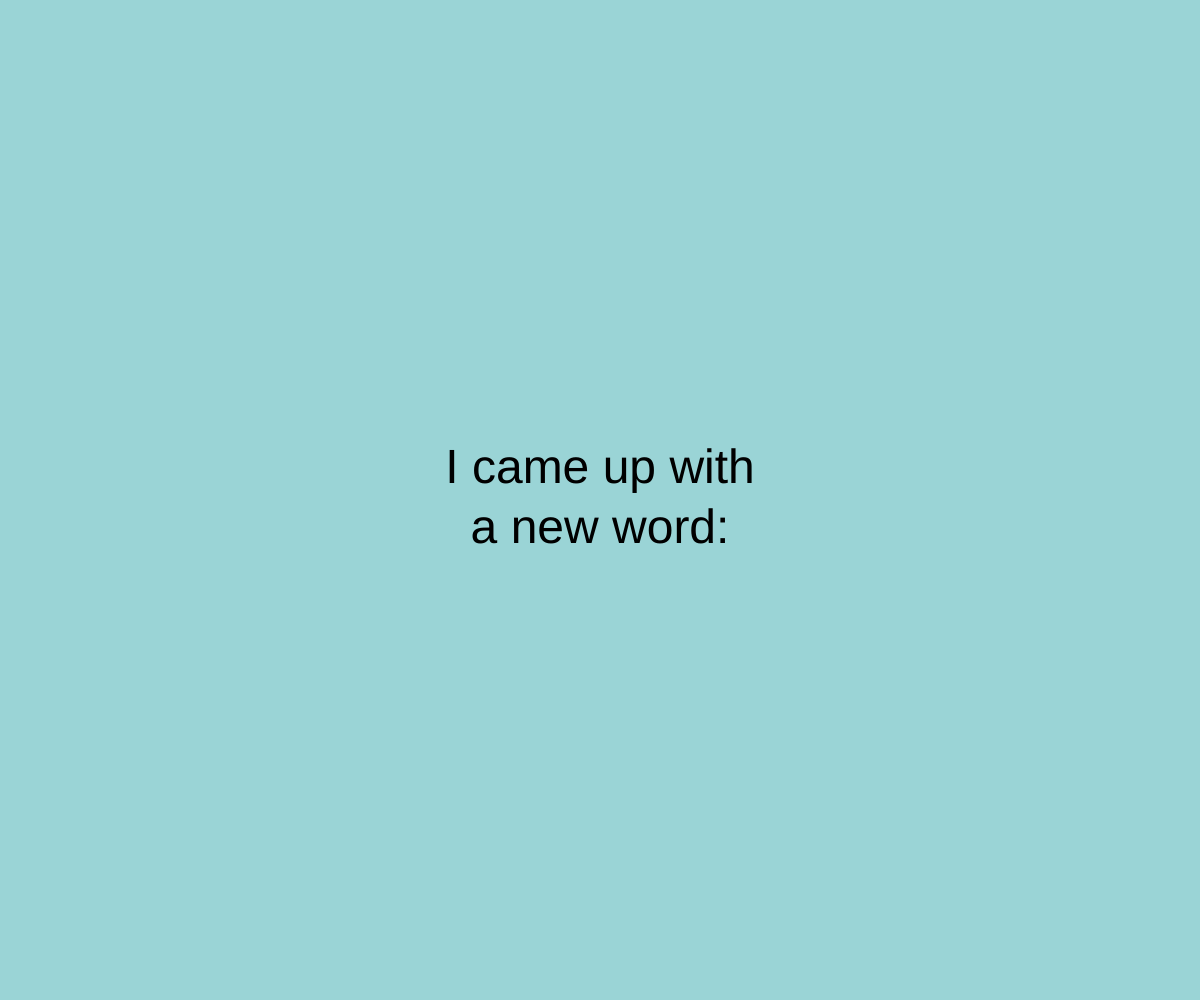
Frame 1 (no input)
Frame 60 (no input): identical to frame 1, image omitted
Frame 120 (the mouse pressed at the canvas centre since frame 60): identical to frame 1, image omitted

The p5.js sketch that drew this single still picture (run headless with seeded random() and noise() and a simulated clock; from frame 60 on, the mouse is pressed at the canvas centre):

// p5.js sketch
// ── sketch.js
let state = 0;
let timer = 0;

function setup() {
  createCanvas(windowWidth, windowHeight);
  textAlign(CENTER, CENTER);
  textSize(48);
}

function draw() {
  switch (state) {
    case 0:
      background('#9AD4D6');
      text('I came up with\na new word:',width/2,height/2);
    break;

    case 1:
      background('#F87060');
      text('plagiarism',width/2,height/2);
    break;
    default:
  }
  timer++;
  if (timer > 3*60) {
    state++;
    timer = 0;
    if (state>1) {
      state = 0;
    }
  }
}
